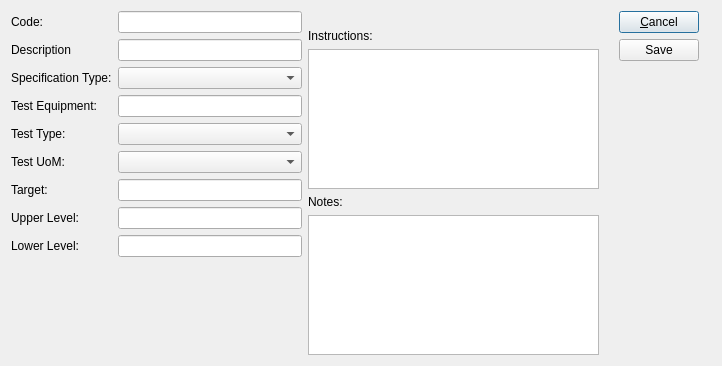
<?xml version="1.0" encoding="UTF-8"?>
<ui version="4.0">
 <comment>This file is part of the xTuple ERP: PostBooks Edition, a free and
open source Enterprise Resource Planning software suite,
Copyright (c) 1999-2014 by OpenMFG LLC, d/b/a xTuple.
It is licensed to you under the Common Public Attribution License
version 1.0, the full text of which (including xTuple-specific Exhibits)
is available at www.xtuple.com/CPAL.  By using this software, you agree
to be bound by its terms.</comment>
 <class>qspec</class>
 <widget class="QDialog" name="qspec">
  <property name="geometry">
   <rect>
    <x>0</x>
    <y>0</y>
    <width>722</width>
    <height>366</height>
   </rect>
  </property>
  <property name="windowTitle">
   <string>Quality Specification</string>
  </property>
  <property name="layoutDirection">
   <enum>Qt::LeftToRight</enum>
  </property>
  <layout class="QGridLayout" name="gridLayout">
   <item row="1" column="0">
    <layout class="QGridLayout" name="gridLayout_2">
     <item row="1" column="2">
      <layout class="QHBoxLayout" name="horizontalLayout_3">
       <item>
        <layout class="QGridLayout" name="gridLayout_3">
         <item row="0" column="0">
          <widget class="QLabel" name="_codeLit">
           <property name="text">
            <string>Code:</string>
           </property>
          </widget>
         </item>
         <item row="3" column="1">
          <widget class="QLineEdit" name="_testEquip"/>
         </item>
         <item row="5" column="1">
          <widget class="XComboBox" name="_testUoM">
           <property name="allowNull">
            <bool>true</bool>
           </property>
           <property name="type">
            <enum>XComboBox::UOMs</enum>
           </property>
          </widget>
         </item>
         <item row="8" column="1">
          <widget class="XLineEdit" name="_lowerLevel">
           <property name="alignment">
            <set>Qt::AlignRight|Qt::AlignTrailing|Qt::AlignVCenter</set>
           </property>
          </widget>
         </item>
         <item row="8" column="0">
          <widget class="QLabel" name="_lowerLevelLit">
           <property name="text">
            <string>Lower Level:</string>
           </property>
          </widget>
         </item>
         <item row="4" column="1">
          <widget class="XComboBox" name="_testtype">
           <property name="allowNull">
            <bool>true</bool>
           </property>
          </widget>
         </item>
         <item row="7" column="1">
          <widget class="XLineEdit" name="_upperLevel">
           <property name="alignment">
            <set>Qt::AlignRight|Qt::AlignTrailing|Qt::AlignVCenter</set>
           </property>
          </widget>
         </item>
         <item row="2" column="0">
          <widget class="QLabel" name="_specTypeLit">
           <property name="text">
            <string>Specification Type:</string>
           </property>
          </widget>
         </item>
         <item row="0" column="1">
          <widget class="XLineEdit" name="_code">
           <property name="enabled">
            <bool>true</bool>
           </property>
          </widget>
         </item>
         <item row="2" column="1">
          <widget class="XComboBox" name="_qspectype">
           <property name="allowNull">
            <bool>true</bool>
           </property>
          </widget>
         </item>
         <item row="3" column="0">
          <widget class="QLabel" name="_testEquipLit">
           <property name="text">
            <string>Test Equipment:</string>
           </property>
          </widget>
         </item>
         <item row="1" column="1">
          <widget class="XLineEdit" name="_desc"/>
         </item>
         <item row="1" column="0">
          <widget class="QLabel" name="_descLit_2">
           <property name="text">
            <string>Description</string>
           </property>
          </widget>
         </item>
         <item row="7" column="0">
          <widget class="QLabel" name="_upperLevelLit">
           <property name="text">
            <string>Upper Level:</string>
           </property>
          </widget>
         </item>
         <item row="6" column="0">
          <widget class="QLabel" name="_targetLit">
           <property name="text">
            <string>Target:</string>
           </property>
          </widget>
         </item>
         <item row="4" column="0">
          <widget class="QLabel" name="_testTypeLit">
           <property name="text">
            <string>Test Type:</string>
           </property>
          </widget>
         </item>
         <item row="6" column="1">
          <widget class="XLineEdit" name="_target">
           <property name="alignment">
            <set>Qt::AlignRight|Qt::AlignTrailing|Qt::AlignVCenter</set>
           </property>
          </widget>
         </item>
         <item row="5" column="0">
          <widget class="QLabel" name="_testUoMLit">
           <property name="text">
            <string>Test UoM:</string>
           </property>
          </widget>
         </item>
         <item row="9" column="1">
          <spacer name="verticalSpacer_2">
           <property name="orientation">
            <enum>Qt::Vertical</enum>
           </property>
           <property name="sizeHint" stdset="0">
            <size>
             <width>20</width>
             <height>40</height>
            </size>
           </property>
          </spacer>
         </item>
        </layout>
       </item>
       <item>
        <layout class="QVBoxLayout" name="verticalLayout_2">
         <property name="topMargin">
          <number>18</number>
         </property>
         <item>
          <widget class="QLabel" name="_instructionsLit">
           <property name="text">
            <string>Instructions:</string>
           </property>
          </widget>
         </item>
         <item>
          <widget class="XTextEdit" name="_instructions"/>
         </item>
         <item>
          <widget class="QLabel" name="_notesLit">
           <property name="text">
            <string>Notes:</string>
           </property>
          </widget>
         </item>
         <item>
          <widget class="QTextEdit" name="_notes"/>
         </item>
        </layout>
       </item>
       <item>
        <layout class="QVBoxLayout" name="verticalLayout">
         <property name="leftMargin">
          <number>14</number>
         </property>
         <property name="rightMargin">
          <number>12</number>
         </property>
         <item>
          <widget class="QPushButton" name="_cancel">
           <property name="text">
            <string>&amp;Cancel</string>
           </property>
          </widget>
         </item>
         <item>
          <widget class="QPushButton" name="_save">
           <property name="text">
            <string>Save</string>
           </property>
          </widget>
         </item>
         <item>
          <spacer name="verticalSpacer_4">
           <property name="orientation">
            <enum>Qt::Vertical</enum>
           </property>
           <property name="sizeHint" stdset="0">
            <size>
             <width>20</width>
             <height>40</height>
            </size>
           </property>
          </spacer>
         </item>
         <item>
          <spacer name="verticalSpacer">
           <property name="orientation">
            <enum>Qt::Vertical</enum>
           </property>
           <property name="sizeType">
            <enum>QSizePolicy::Fixed</enum>
           </property>
           <property name="sizeHint" stdset="0">
            <size>
             <width>20</width>
             <height>0</height>
            </size>
           </property>
          </spacer>
         </item>
        </layout>
       </item>
      </layout>
     </item>
    </layout>
   </item>
  </layout>
 </widget>
 <customwidgets>
  <customwidget>
   <class>XComboBox</class>
   <extends>QComboBox</extends>
   <header>xcombobox.h</header>
  </customwidget>
  <customwidget>
   <class>XLineEdit</class>
   <extends>QLineEdit</extends>
   <header>xlineedit.h</header>
  </customwidget>
  <customwidget>
   <class>XTextEdit</class>
   <extends>QTextEdit</extends>
   <header>xtextedit.h</header>
  </customwidget>
 </customwidgets>
 <tabstops>
  <tabstop>_instructions</tabstop>
  <tabstop>_save</tabstop>
  <tabstop>_cancel</tabstop>
 </tabstops>
 <resources/>
 <connections>
  <connection>
   <sender>_cancel</sender>
   <signal>clicked()</signal>
   <receiver>qspec</receiver>
   <slot>close()</slot>
   <hints>
    <hint type="sourcelabel">
     <x>335</x>
     <y>31</y>
    </hint>
    <hint type="destinationlabel">
     <x>246</x>
     <y>7</y>
    </hint>
   </hints>
  </connection>
 </connections>
</ui>
